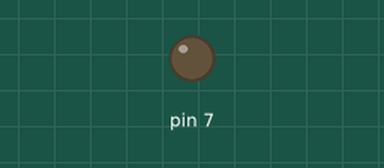
The sketch below on a simulated Arduino Uno, built with avr-gcc and run on an emulated ATmega328P. Shown: output pins drawn as LEDs (lit = HIGH).

Above: at 1.5 s.
At 4.5 s:
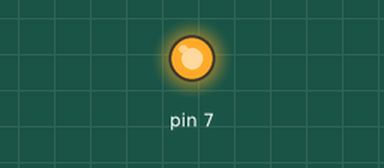
Timing chart, 0 to 7.8 s (numbered marks = the images above):
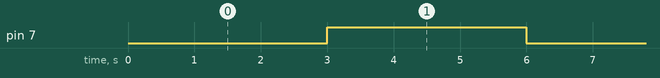

The sketch:

SRD-05VDC-SL-C.ino
```cpp
void setup() {
 // initialize digital pin 3 as an output.
 pinMode(7, OUTPUT);
}
//The main loop will continue to run until the arduino loses power
void loop() {
 digitalWrite(7, LOW); // turn the relay off to start
 delay(3000); // wait for 3 seconds
 digitalWrite(7, HIGH); // turn the relay on to turn on the light
 delay(3000); // wait for 3 seconds
}
```

Measured:
- by itself, pin 7: alternates HIGH for 3.0 s and LOW for 3.0 s
